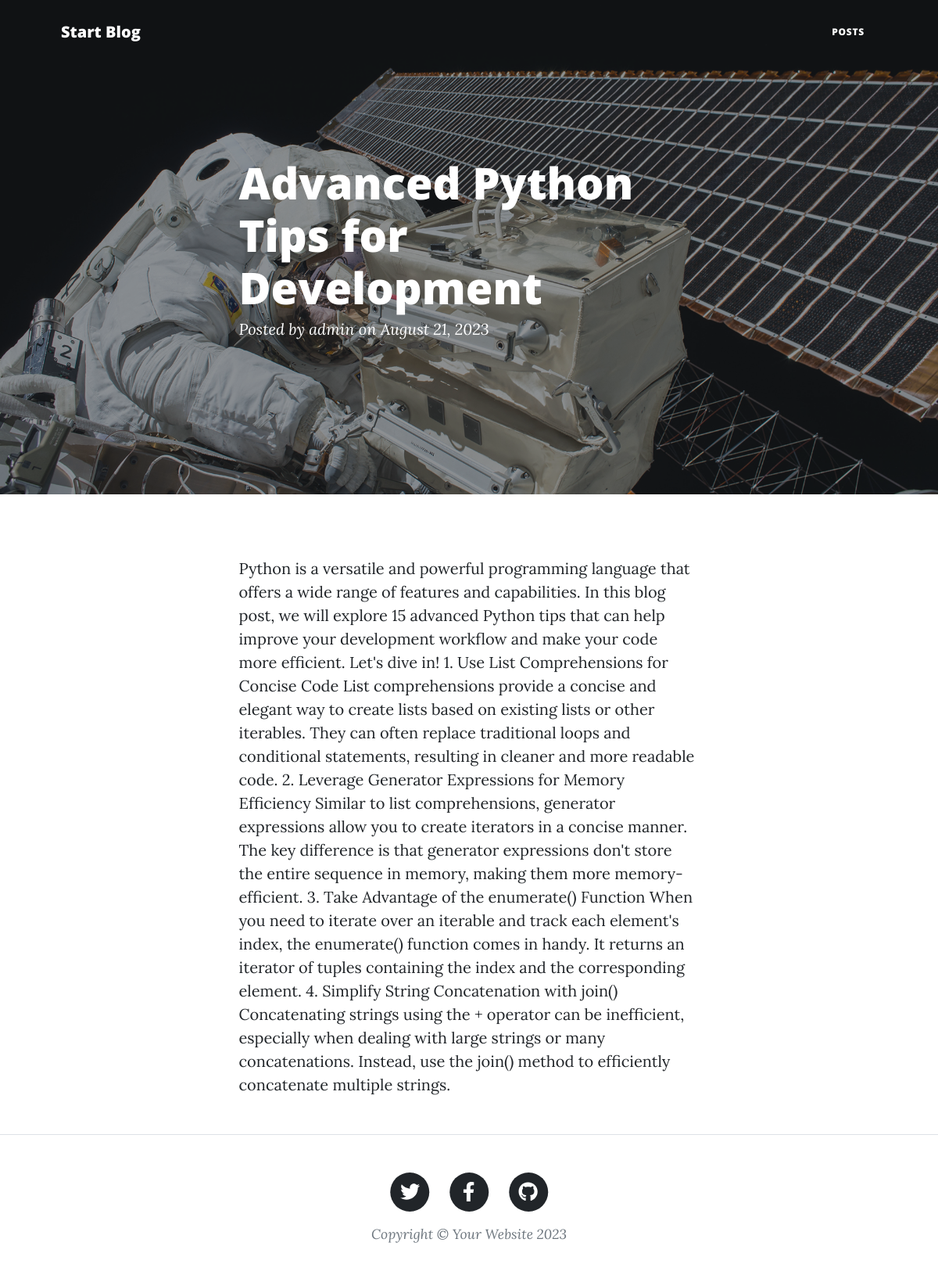
The page /blog/advanced-python-tips-for-development on the database its author committed.
### posts/models.py (models this page shows, shortened)
class post(models.Model):
    author = models.ForeignKey(User,related_name='post_author',on_delete=models.SET_NULL,null=True)
    title = models.CharField(max_length=120)
    content = models.TextField(max_length=10000)
    publish_date = models.DateTimeField(default= timezone.now)
    tags = TaggableManager()
    image = models.ImageField(upload_to='posts', null=True)
    slug = models.SlugField(null=True, blank= True)
    def __str__(self) -> str:
        return self.title

### posts/views2.py (the view)
# urls.py: path('blog/<slug:slug>', PostDetail.as_view()),
class PostDetail(generic.DetailView):
    model = post

### posts/templates/posts/post_detail.html (shortened to what this page needs)
{% extends "base.html" %}
{% load static %}
{% block body %}
        <header class="masthead" style="background-image: url('{% static "assets/img/post-bg.jpg" %}')">
            <div class="container position-relative px-4 px-lg-5">
                <div class="row gx-4 gx-lg-5 justify-content-center">
                    <div class="col-md-10 col-lg-8 col-xl-7">
                        <div class="post-heading">
                            <h1>{{post}}</h1>
                            <span class="meta">
                                Posted by
                                <a href="#!">{{post.author}}</a>
                                on
                                {{post.publish_date|date:"F d, o"}}
                            </span>
                        </div>
                    </div>
                </div>
            </div>
        </header>
        <article class="mb-4">
            <div class="container px-4 px-lg-5">
                <div class="row gx-4 gx-lg-5 justify-content-center">
                    <div class="col-md-10 col-lg-8 col-xl-7">
                        <p class="mb-4">
                            {{post.content|safe}}
                        </p>
                    </div>
                </div>
            </div>
        </article>
{% endblock body %}

### rows shown on the page
post: title "Advanced Python Tips for Development", author "admin", publish_date "August 21, 2023", content "Python is a versatile and powerful programming language that offers a wide range of features and capabilities. In this blog post, we will explore 15 advanced Python tips that can help improve your development workflow and make your code more efficient. Let's dive in! 1. Use List Comprehensions for Concise Code List comprehensions provide a concise and elegant way to create lists based on existing lists or other iterables. They can often replace traditional loops and conditional statements, resulting in cleaner and more readable code. 2. Leverage Generator Expressions for Memory Efficiency Similar to list comprehensions, generator expressions allow you to create iterators in a concise…"
